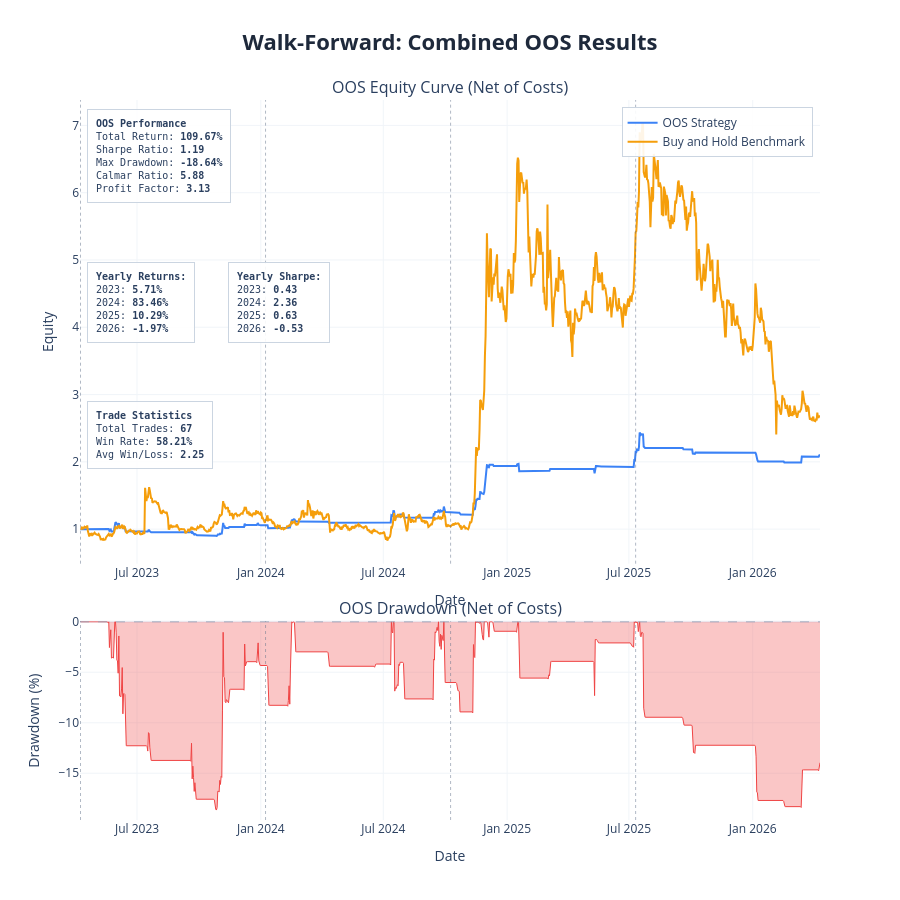

Here is the notebook cell this chart was saved with:
### Markdown cell above
---
## Results Charts and Cost Stress Test

| Parameter | Description | Default |
|---|---|---|
| `show_fold_perf` | IS vs OOS bars for return, Sharpe, drawdown per fold | `False` |
| `show_param_evol` | Parameter evolution across folds with ±1 std bands | `False` |
| `show_oos_equity` | Combined OOS equity curve + drawdown with fold boundaries | `True` |
| `show_trades` | Overlay entry/exit markers on OOS equity chart | `False` |
| `benchmark_data` | DataFrame with `Close` column for buy & hold comparison | `None` |
| `save_html_dir` | Directory path to save charts as HTML files, or `None` | `None` |

**Cost Stress Test:** re-run the combined OOS backtest at 1×, 1.5×, 2×, 3× the base cost. Fragile strategies collapse; robust ones degrade gradually.

### Code cell
plot_walk_forward_results(
    results          = results,
    param_defs       = PARAM_DEFS,
    fixed_params     = FIXED_PARAMS,
    benchmark_data   = df,
    show             = True,
    save_html_dir    = None,
    show_fold_perf   = False,   # IS vs OOS bars by fold
    show_param_evol  = False,   # parameter evolution across folds
    show_oos_equity  = True,   # combined OOS equity curve
    show_trades      = False,  # trade markers on OOS equity chart
)

# ── transaction cost stress test ──────────────────────────────────────────

if results['oos_combined_df'] is not None:
    cost_df = cost_stress_test(
        oos_combined_df  = results['oos_combined_df'],
        cost_multipliers = (1.0, 1.5, 2.0, 3.0),
        base_cost        = COST,
    )
else:
    print('No combined OOS dataframe — skip cost stress test')

### Figure 1 — Plotly figure (JSON) as saved in the notebook; plotly's stock layout.template omitted (floating-point values rounded to 4 significant figures; data arrays with more than 128 entries replaced by an {"elided": "..."} marker saying what was removed)
{"data": [{"hovertemplate": "<b>OOS Strategy</b><br>Date: %{x}<br>Equity: %{y:.4f}<extra></extra>", "line": {"color": "#3b82f6", "width": 2}, "mode": "lines", "name": "OOS Strategy", "type": "scatter", "x": {"elided": "1100 str values"}, "xaxis": "x", "y": {"elided": "1100 float values"}, "yaxis": "y"}, {"hovertemplate": "<b>Buy and Hold Benchmark</b><br>Date: %{x}<br>Equity: %{y:.4f}<extra></extra>", "line": {"color": "#f59e0b", "width": 2}, "mode": "lines", "name": "Buy and Hold Benchmark", "type": "scatter", "x": {"elided": "1100 str values"}, "xaxis": "x", "y": {"elided": "1100 float values"}, "yaxis": "y"}, {"fill": "tozeroy", "fillcolor": "rgba(239, 68, 68, 0.3)", "hovertemplate": "<b>Drawdown</b><br>Date: %{x}<br>%{y:.2f}%<extra></extra>", "line": {"color": "#ef4444", "width": 1}, "mode": "lines", "name": "Drawdown", "showlegend": false, "type": "scatter", "x": {"elided": "1100 str values"}, "xaxis": "x2", "y": {"elided": "1100 float values"}, "yaxis": "y2"}], "layout": {"annotations": [{"font": {"size": 16}, "showarrow": false, "text": "OOS Equity Curve (Net of Costs)", "x": 0.5, "xanchor": "center", "xref": "paper", "y": 1, "yanchor": "bottom", "yref": "paper"}, {"font": {"size": 16}, "showarrow": false, "text": "OOS Drawdown (Net of Costs)", "x": 0.5, "xanchor": "center", "xref": "paper", "y": 0.276, "yanchor": "bottom", "yref": "paper"}, {"align": "left", "bgcolor": "rgba(255, 255, 255, 0.9)", "bordercolor": "#cbd5e1", "borderpad": 8, "borderwidth": 1, "font": {"family": "monospace", "size": 10}, "showarrow": false, "text": "<b>OOS Performance</b><br>Total Return: <b>109.67%</b><br>Sharpe Ratio: <b>1.19</b><br>Max Drawdown: <b>-18.64%</b><br>Calmar Ratio: <b>5.88</b><br>Profit Factor: <b>3.13</b>", "x": 0.01, "xanchor": "left", "xref": "x domain", "y": 0.98, "yanchor": "top", "yref": "y domain"}, {"align": "left", "bgcolor": "rgba(255, 255, 255, 0.9)", "bordercolor": "#cbd5e1", "borderpad": 8, "borderwidth": 1, "font": {"family": "monospace", "size": 10}, "showarrow": false, "text": "<b>Yearly Returns:</b><br>2023: <b>5.71%</b><br>2024: <b>83.46%</b><br>2025: <b>10.29%</b><br>2026: <b>-1.97%</b><br>", "x": 0.01, "xanchor": "left", "xref": "x domain", "y": 0.65, "yanchor": "top", "yref": "y domain"}, {"align": "left", "bgcolor": "rgba(255, 255, 255, 0.9)", "bordercolor": "#cbd5e1", "borderpad": 8, "borderwidth": 1, "font": {"family": "monospace", "size": 10}, "showarrow": false, "text": "<b>Yearly Sharpe:</b><br>2023: <b>0.43</b><br>2024: <b>2.36</b><br>2025: <b>0.63</b><br>2026: <b>-0.53</b><br>", "x": 0.2, "xanchor": "left", "xref": "x domain", "y": 0.65, "yanchor": "top", "yref": "y domain"}, {"align": "left", "bgcolor": "rgba(255, 255, 255, 0.9)", "bordercolor": "#cbd5e1", "borderpad": 8, "borderwidth": 1, "font": {"family": "monospace", "size": 10}, "showarrow": false, "text": "<b>Trade Statistics</b><br>Total Trades: <b>67</b><br>Win Rate: <b>58.21%</b><br>Avg Win/Loss: <b>2.25</b>", "x": 0.01, "xanchor": "left", "xref": "x domain", "y": 0.35, "yanchor": "top", "yref": "y domain"}], "height": 900, "hovermode": "x unified", "legend": {"bgcolor": "rgba(255, 255, 255, 0.9)", "bordercolor": "#cbd5e1", "borderwidth": 1, "x": 0.99, "xanchor": "right", "y": 0.99, "yanchor": "top"}, "shapes": [{"line": {"color": "#94a3b8", "dash": "dash", "width": 1}, "type": "line", "x0": 0, "x1": 1, "xref": "x2 domain", "y0": 0, "y1": 0, "yref": "y2"}, {"line": {"color": "rgba(100,116,139,0.5)", "dash": "dot", "width": 1}, "type": "line", "x0": "2023-04-08 00:00:00", "x1": "2023-04-08 00:00:00", "xref": "x", "y0": 0, "y1": 1, "yref": "y domain"}, {"line": {"color": "rgba(100,116,139,0.5)", "dash": "dot", "width": 1}, "type": "line", "x0": "2023-04-08 00:00:00", "x1": "2023-04-08 00:00:00", "xref": "x2", "y0": 0, "y1": 1, "yref": "y2 domain"}, {"line": {"color": "rgba(100,116,139,0.5)", "dash": "dot", "width": 1}, "type": "line", "x0": "2024-01-08 00:00:00", "x1": "2024-01-08 00:00:00", "xref": "x", "y0": 0, "y1": 1, "yref": "y domain"}, {"line": {"color": "rgba(100,116,139,0.5)", "dash": "dot", "width": 1}, "type": "line", "x0": "2024-01-08 00:00:00", "x1": "2024-01-08 00:00:00", "xref": "x2", "y0": 0, "y1": 1, "yref": "y2 domain"}, {"line": {"color": "rgba(100,116,139,0.5)", "dash": "dot", "width": 1}, "type": "line", "x0": "2024-10-09 00:00:00", "x1": "2024-10-09 00:00:00", "xref": "x", "y0": 0, "y1": 1, "yref": "y domain"}, {"line": {"color": "rgba(100,116,139,0.5)", "dash": "dot", "width": 1}, "type": "line", "x0": "2024-10-09 00:00:00", "x1": "2024-10-09 00:00:00", "xref": "x2", "y0": 0, "y1": 1, "yref": "y2 domain"}, {"line": {"color": "rgba(100,116,139,0.5)", "dash": "dot", "width": 1}, "type": "line", "x0": "2025-07-11 00:00:00", "x1": "2025-07-11 00:00:00", "xref": "x", "y0": 0, "y1": 1, "yref": "y domain"}, {"line": {"color": "rgba(100,116,139,0.5)", "dash": "dot", "width": 1}, "type": "line", "x0": "2025-07-11 00:00:00", "x1": "2025-07-11 00:00:00", "xref": "x2", "y0": 0, "y1": 1, "yref": "y2 domain"}], "showlegend": true, "title": {"font": {"color": "#1E293B", "size": 22}, "text": "<b>Walk-Forward: Combined OOS Results</b>", "x": 0.5, "xanchor": "center"}, "xaxis": {"anchor": "y", "domain": [0, 1], "gridcolor": "#f1f5f9", "gridwidth": 1, "showgrid": true, "title": {"text": "Date"}}, "xaxis2": {"anchor": "y2", "domain": [0, 1], "gridcolor": "#f1f5f9", "gridwidth": 1, "showgrid": true, "title": {"text": "Date"}}, "yaxis": {"anchor": "x", "domain": [0.356, 1], "gridcolor": "#f1f5f9", "gridwidth": 1, "showgrid": true, "title": {"text": "Equity"}}, "yaxis2": {"anchor": "x2", "domain": [0, 0.276], "gridcolor": "#f1f5f9", "gridwidth": 1, "showgrid": true, "title": {"text": "Drawdown (%)"}}}}
